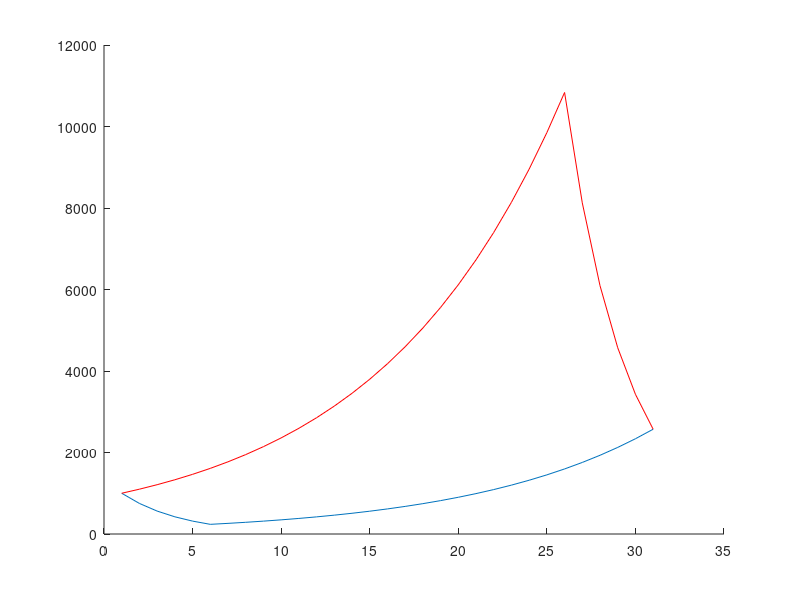

Write MATLAB code to recreate this figure.
% rates=[ones(1,15)*.10 ones(1,15)*.05];
rates=[ones(1,5)*-.25 ones(1,25)*.10];
princ=1000;

for i=1:30
    princ=[princ; princ(end)+princ(end)*rates(i)];
    
end
figure; hold on;
plot(princ)

rates=[ones(1,25)*.10 ones(1,5)*-.25];
% rates=[ones(1,15)*.05 ones(1,15)*.10];
princ=1000;

for i=1:30
    princ=[princ; princ(end)+princ(end)*rates(i)];
    
end


plot(princ,'r')